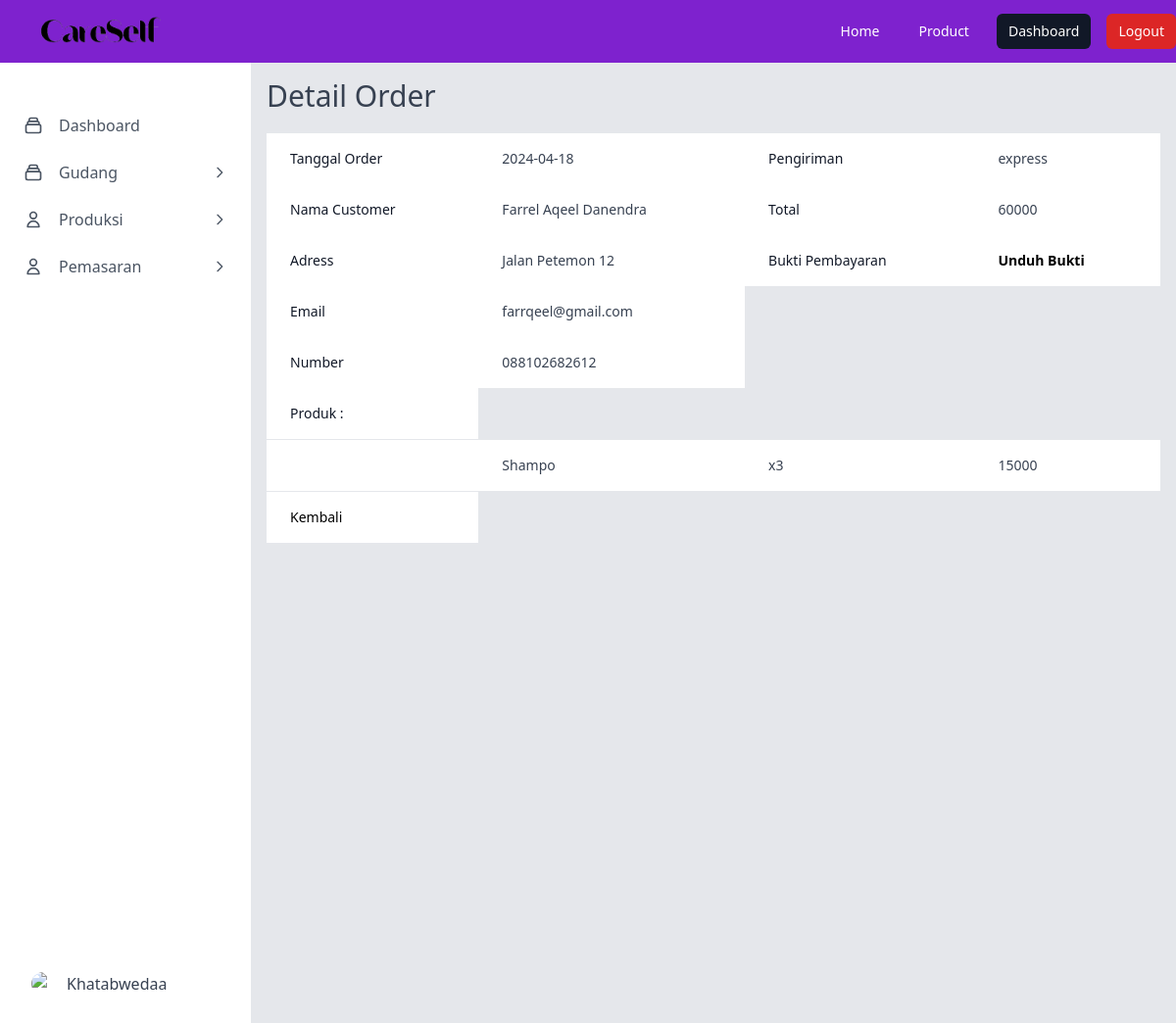
The page /detail_data_pesanan.php?id=22 (signed in) on the database its author committed.
### tables this page shows
CREATE TABLE `orders` (
  `id` int(11) NOT NULL,
  `tanggal` date NOT NULL,
  `name` varchar(255) NOT NULL,
  `email` varchar(255) NOT NULL,
  `number` varchar(50) NOT NULL,
  `adress` varchar(255) NOT NULL,
  `shipping_method` varchar(100) NOT NULL,
  `harga` int(128) NOT NULL,
  `status` int(11) NOT NULL,
  `foto` varchar(255) NOT NULL
);

CREATE TABLE `detail_order` (
  `order_id` int(11) NOT NULL,
  `produk_id` int(11) NOT NULL,
  `qty` int(11) NOT NULL
);

CREATE TABLE `produk` (
  `id` int(11) NOT NULL,
  `tanggal` date NOT NULL,
  `nama_produk` varchar(255) NOT NULL,
  `harga` int(100) NOT NULL,
  `stok` int(100) NOT NULL,
  `produk_terjual` int(100) NOT NULL,
  `deskripsi` text NOT NULL,
  `foto` blob NOT NULL
);

### config.php (called while the page is built, shortened)
<?php
$hostName = 'localhost';
$username = 'root';
$password = '';
$database_name = 'manage_perusahaan';
$conn = new mysqli($hostName, $username, $password, $database_name);
function ambilData($data){
    global $conn;
    $hasil = mysqli_query($conn,$data);
    $penammpung = [];
    while ( $perData = mysqli_fetch_assoc($hasil) ){
        $penammpung[] = $perData;
    }
     return $penammpung;
}
?>

### detail_data_pesanan.php (the view, shortened to what this page needs)
<?php
require 'config.php';
$id = $_GET['id'];
$data_pesanan = ambilData("SELECT * FROM orders WHERE id = $id")[0];
$order_id = $data_pesanan['id'];
$produk_pesanan = ambilData("SELECT detail_order.produk_id, detail_order.qty, produk.nama_produk, produk.harga FROM detail_order INNER JOIN produk ON detail_order.produk_id = produk.id WHERE order_id = $order_id");
?>
<!DOCTYPE html>
<html lang="en">
<head>
    <script src="https://cdn.tailwindcss.com"></script>
    <script src="https://cdn.tailwindcss.com?plugins=forms,typography,aspect-ratio,line-clamp"></script>
</head>
<body>
<link rel="stylesheet" href="https://unpkg.com/boxicons@2.0.7/css/boxicons.min.css" />
<main class="min-h-screen w-full bg-white text-gray-700" x-data="layout">
     <?php include('navbar.php') ?>
    <div class="flex">
<div class="flex flex-col sm:flex-row sm:justify-around">
  <div class="w-64 h-screen bg-white">
  <?php include('sidebar.php') ?>
  </div>
</div>
 <div class="w-full p-4 bg-gray-200">
<div class="relative overflow-x-auto">
    <h2 class="text-3xl	 mb-5">Detail Order</h2>
    <table class="w-full text-sm text-left rtl:text-right text-dark dark:text-gray-800">
        <tbody>
            <tr class="bg-white dark:bg-gray-200 dark:border-gray-700">
                <th scope="row" class="px-6 py-4 font-medium text-gray-900 whitespace-nowrap dark:text-dark">
                    Tanggal Order
                </th>
                <td class="px-6 py-4">
                    <?= $data_pesanan['tanggal']; ?>
                </td>
                <th scope="row" class="px-6 py-4 font-medium text-gray-900 whitespace-nowrap dark:text-dark">
                    Pengiriman
                </th>
                <td class="px-6 py-4">
                    <?= $data_pesanan['shipping_method']; ?>
                </td>
            </tr>
            <tr class="bg-white dark:bg-gray-200 dark:border-gray-700">
                <th scope="row" class="px-6 py-4 font-medium text-gray-900 whitespace-nowrap dark:text-dark">
                    Nama Customer
                </th>
                <td class="px-6 py-4">
                    <?= $data_pesanan['name']; ?>
                </td>
                <th scope="row" class="px-6 py-4 font-medium text-gray-900 whitespace-nowrap dark:text-dark">
                    Total
                </th>
                <td class="px-6 py-4">
                    <?= $data_pesanan['harga']; ?>
                </td>
            </tr>
            <tr class="bg-white dark:bg-gray-200 dark:border-gray-700">
                <th scope="row" class="px-6 py-4 font-medium text-gray-900 whitespace-nowrap dark:text-dark">
                    Adress
                </th>
                <td class="px-6 py-4">
                    <?= $data_pesanan['adress']; ?>
                </td>
                <th scope="row" class="px-6 py-4 font-medium text-gray-900 whitespace-nowrap dark:text-dark">
                    Bukti Pembayaran
                </th>
                <td class="px-6 py-4">
                <a href="<?= $data_pesanan['foto'] ?>" download target="_blank" class="text-black hover:text-red-500"><b>Unduh Bukti</b><span class="sr-only">, Najib Ahmed</span></a>
                </td>
            </tr>
            <tr class="bg-white dark:bg-gray-200 dark:border-gray-700">
                <th scope="row" class="px-6 py-4 font-medium text-gray-900 whitespace-nowrap dark:text-dark">
                    Email
                </th>
                <td class="px-6 py-4">
                    <?= $data_pesanan['email']; ?>
                </td>
            </tr>
            <tr class="bg-white dark:bg-gray-200 dark:border-gray-700">
                <th scope="row" class="px-6 py-4 font-medium text-gray-900 whitespace-nowrap dark:text-dark">
                    Number
                </th>
                <td class="px-6 py-4">
                    <?= $data_pesanan['number']; ?>
                </td>
            </tr>
            <tr class="bg-white dark:bg-gray-200 dark:border-gray-700 border-b">
                <th scope="row" class="px-6 py-4 font-medium text-gray-900 whitespace-nowrap dark:text-dark">
                    Produk :
                </th>
            </tr>
            <?php foreach($produk_pesanan as $p) : ?>
                <tr class="bg-white dark:bg-gray-200 dark:border-gray-700 border-b">
                    <td></td>
                <td class="px-6 py-4">
                    <?= $p['nama_produk'] ?>
                </td>
                <td class="px-6 py-4">
                    x<?= $p['qty'] ?>
                </td>
                <td class="px-6 py-4">
                    <?= $p['harga'] ?>
                </td>
            </tr>
                <?php endforeach; ?>
                <tr class="bg-white dark:bg-gray-200 dark:border-gray-700">
                    <td class="px-6 py-4">
                    <a href="data_pesanan.php" class="text-black hover:text-red-500">Kembali<span class="sr-only">, Najib Ahmed</span></a>
                    </td>
                </tr>
        </tbody>
    </table>
</div>
</div>
</main>
</body>
</html>

### rows shown on the page
orders: tanggal "2024-04-18", shipping_method "express", name "Farrel Aqeel Danendra", harga "60000", adress "Jalan Petemon 12", email "farrqeel@gmail.com", number "088102682612"
detail_order: produk.nama_produk "Shampo", qty "3", produk.harga "15000"
